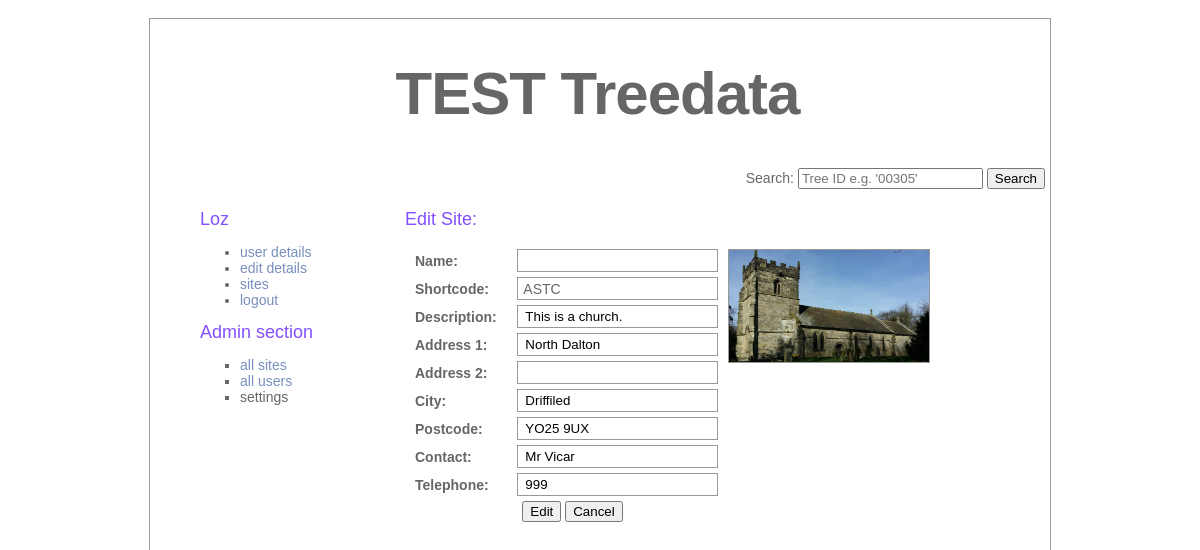
/pages/admin/admin_site_edit.php?siteShortcode=ASTC (signed in), run on the app's committed database.
### tables this page shows
CREATE TABLE treedata_sites (
    name VARCHAR(100) NOT NULL,
    shortcode VARCHAR(4) NOT NULL PRIMARY KEY,
    description VARCHAR(1000),
    address_line_1 VARCHAR(200),
    address_line_2 VARCHAR(200),
    city VARCHAR(50),
    postcode VARCHAR(9),
    contact_name VARCHAR(100),
    contact_telephone VARCHAR(11),
    image VARCHAR(100)
);

### pages/admin/admin_site_edit.php (the view, shortened to what this page needs)
<?php
    $path = "../../";
    $subTitle = "Edit Site:";
	include ($path."assets/includes/connection.php");
	if (!isset($_SESSION["authenticated_user"]) && !isset($_SESSION["isAdmin"]))
	{
		$_SESSION["message"] = "please log in";
		header("Location: $path");
	}
	else
	{
		include($path."assets/includes/header.php");
		include($path."assets/includes/login.php");
		$siteShortcode = $_GET["siteShortcode"];
		$siteName = $_GET["siteName"];
	?>
			<div id="text">
                <h2><?php echo $subTitle; ?> <?php echo $siteName; ?></h2>
                <p>
                <?php
					$query = "	SELECT DISTINCT *
									FROM treedata_sites
									WHERE treedata_sites.shortcode='$siteShortcode'";
            		$result = mysqli_query ($connection, $query);
            		if (mysqli_num_rows($result) > 0)
            		{
            			$row = mysqli_fetch_array($result);
            			echo "<form class='treeEdit' method='GET' action='".$path."pages/admin/admin_site_action.php'>";
            			echo "<table class='siteEdit'>";
	            			echo "<tr>";
	            			echo 	"<td>Name:</td>";
	            			echo 	"<td><input type='text' name='txt_siteName' id='' value='".$siteName."' /></td>";
	            			echo 	"<td rowspan='10'><img width='200' src='".$path."assets/images/site/".$siteShortcode."/".$row['image']."' /></td>";
	            			echo "</tr>";
	            			echo "<tr>";
	            			echo 	"<td>Shortcode:</td>";
	            			echo 	"<td>".$siteShortcode."</td>";
	            			echo "</tr>";
	            			echo "<tr>";
	            			echo 	"<td>Description:</td>";
	            			echo 	"<td><input type='text' name='txt_siteDescription' id='' value='".$row['description']."' /></td>";
	            			echo "</tr>";
	            			echo "<tr>";
	            			echo 	"<td>Address 1:</td>";
	            			echo 	"<td><input type='text' name='txt_siteAddressLine1' id='' value='".$row['address_line_1']."' /></td>";
	            			echo "</tr>";
	            			echo "<tr>";
	            			echo 	"<td>Address 2:</td>";
	            			echo 	"<td><input type='text' name='txt_siteAddressLine2' id='' value='".$row['address_line_2']."' /></td>";
	            			echo "</tr>";
	            			echo "<tr>";
	            			echo 	"<td>City:</td>";
	            			echo 	"<td><input type='text' name='txt_siteCity' id='' value='".$row['city']."' /></td>";
	            			echo "</tr>";
	            			echo "<tr>";
	            			echo 	"<td>Postcode:</td>";
	            			echo 	"<td><input type='text' name='txt_sitePostcode' id='' value='".$row['postcode']."' /></td>";
	            			echo "</tr>";
	            			echo "<tr>";
	            			echo 	"<td>Contact:</td>";
	            			echo 	"<td><input type='text' name='txt_siteContactName' id='' value='".$row['contact_name']."' /></td>";
	            			echo "</tr>";
	            			echo "<tr>";
	            			echo 	"<td>Telephone:</td>";
	            			echo 	"<td><input type='text' name='txt_siteContactTelephone' id='' value='".$row['contact_telephone']."' /></td>";
	            			echo "</tr>";
	            			echo "<tr>";
	            			echo 	"<td></td>";
	            			echo 	"<td>";
	            			echo 		"<input type='submit' name='siteEdit' value='Edit' />&nbsp;";
	            			echo 		"<input type='submit' name='siteEditCancel' value='Cancel' />";
	            			echo 	"</td>";
	            			echo 	"<td></td>";
	            			echo "</tr>";
	            		echo "</table>";
	            		echo "</form>";
					}
	                else
	                {
	                	echo "<p>No details found <p>";
	                }
    			?>
    			</p>
			</div>
		</div>
	</body>
</html>
<?php
	}
?>

### assets/css/style.css (style rules this page uses)
#text { left: 255px; top: 180px; position: absolute; width: 600px; margin-top: 10px; }
body { color: #666; font-size: 14px; font-family: "Lucida Grande", Arial, sans-serif; font-weight: normal; margin-top: 0; margin-bottom: 0; }
p { margin-top: 5; }
h2 { color: #844fff; font-size: 18px; font-weight: normal; margin: 0px; }
table { width: 100%; margin: 0px; padding: 0px; text-align: left; }
table.siteEdit { border: 0px solid #999; margin: 0px; padding: 0px; border-spacing:5px; text-align: left; vertical-align: middle; width: 90%; }
table.siteEdit td { border: 1px solid #999; margin: 0px; padding: 0px 0px 0px 5px; text-align: left; vertical-align: middle; background:; height: 21px; }
table.siteEdit td:nth-child(1) { width: 20%; font-weight: bold; border: 0px; }
table.siteEdit td:nth-child(2) { width: 40%; }
table.siteEdit td:nth-child(3) { width: 40%; text-align: right; vertical-align: top; border: 0px; }
table.siteEdit tr:last-child td:nth-child(2) { border: 0px; }
table.siteEdit img { border: 1px solid #999; }
form.treeEdit input[type=text] { border: 0px; width: 90%; }

### data on the page
treedata_sites: image (picture), txt_siteDescription "This is a church.", txt_siteAddressLine1 "North Dalton", txt_siteCity "Driffiled", txt_sitePostcode "YO25 9UX", txt_siteContactName "Mr Vicar", txt_siteContactTelephone "999"

### other printed values
$title "TEST Treedata"
$username "Loz"
$subTitle "Edit Site:"
$siteShortcode "ASTC"
